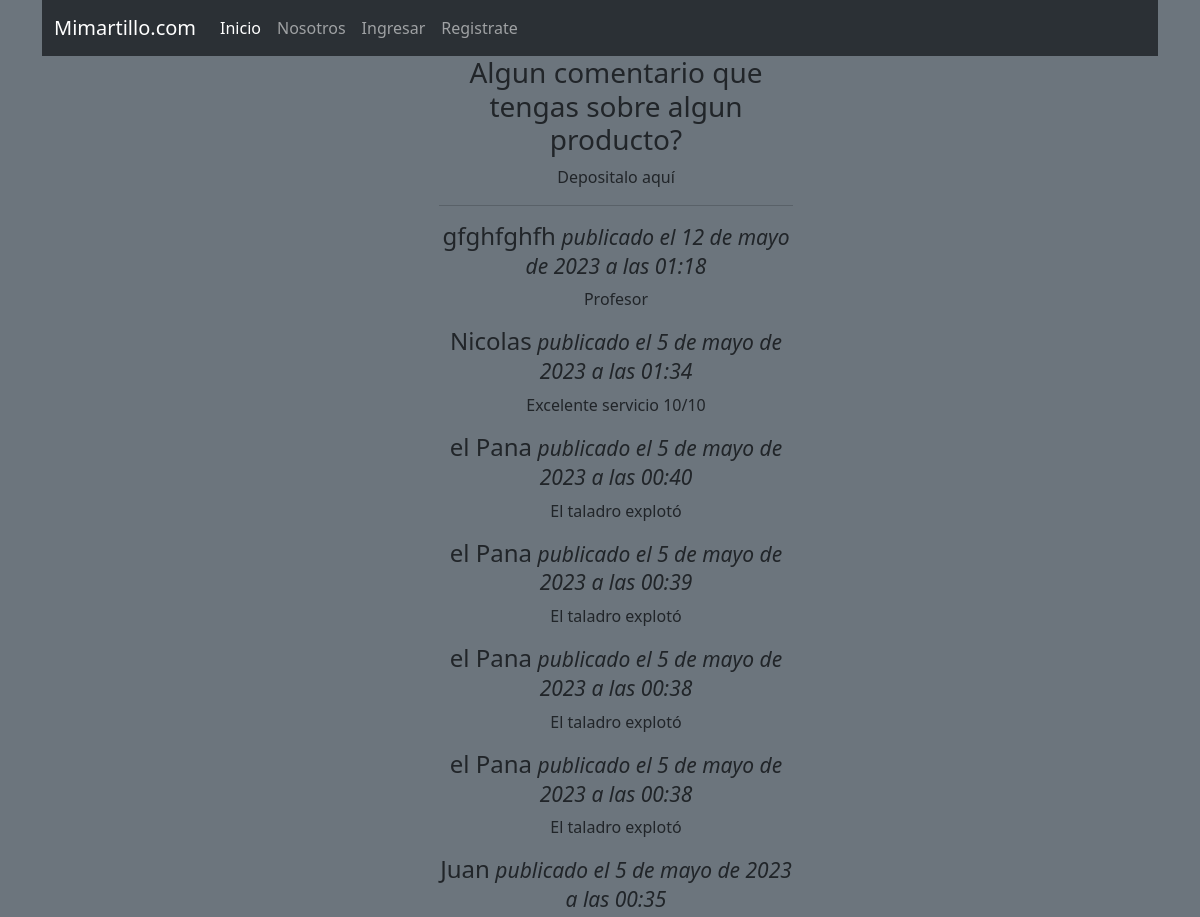
Page /CarritoApp/comentarios/ (upper part) on the earlier database version.
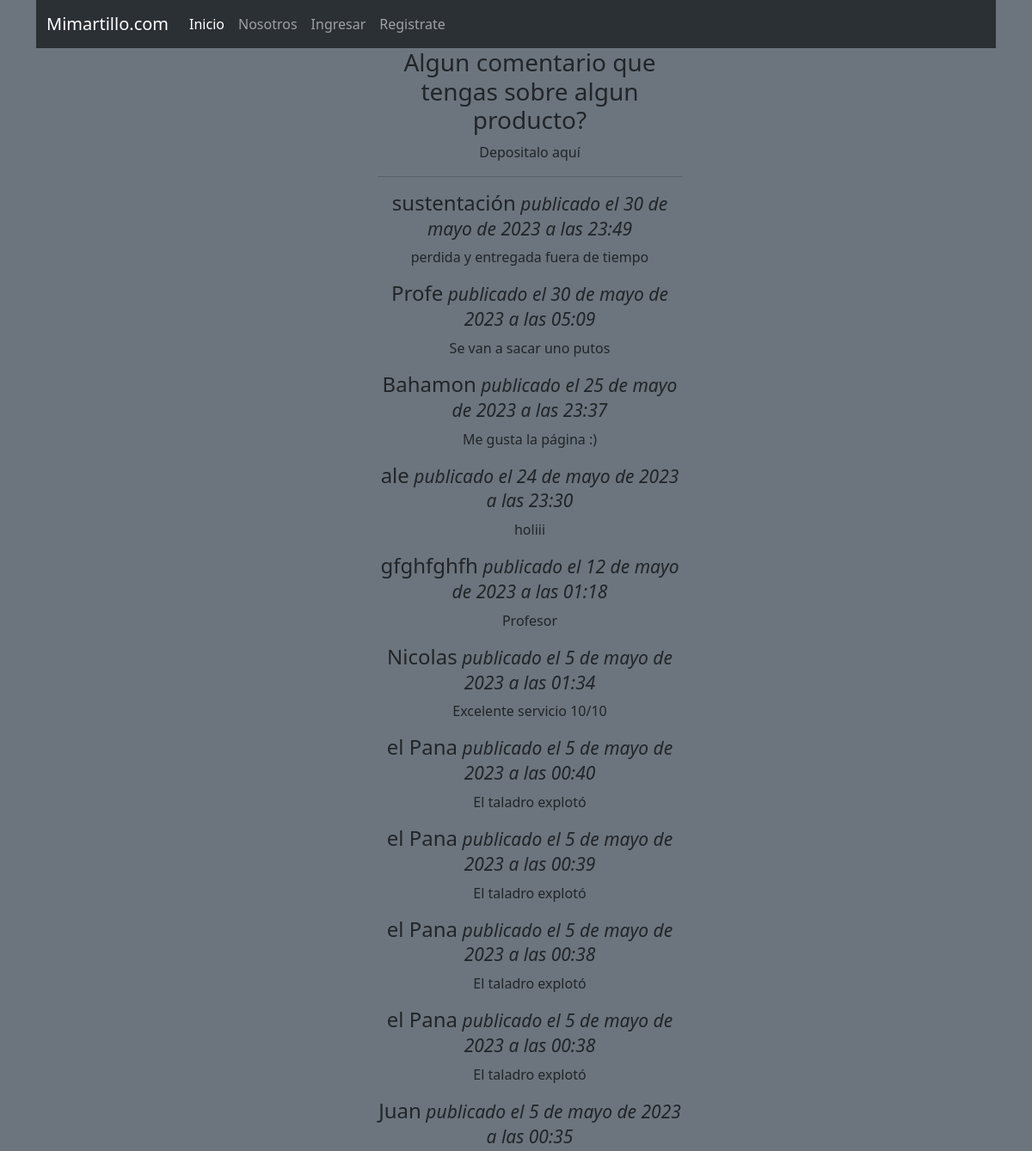
Same page on the later database version.
### CarritoApp/models.py (models this page shows, shortened)
class Comentario(models.Model):
    autor = models.CharField(max_length=200)
    mensaje = models.TextField()
    fecha_publicacion = models.DateTimeField(auto_now_add=True)

### CarritoApp/views.py (the view)
# urls.py: path('comentarios/', comentarios , name='comentarios'),
def comentarios(request):
    comentarios = Comentario.objects.order_by('-fecha_publicacion')
    if request.method == 'POST':
        form = ComentarioForm(request.POST)
        if form.is_valid():
            form.save()
            return redirect('comentarios')
    else:
        form = ComentarioForm()
    return render(request, 'comentarios.html', {'comentarios': comentarios, 'form': form})

### CarritoApp/context_processor.py (called while the page is built)
def total_carrito(request):
    total = 0
    if request.user.is_authenticated:
        if "carrito" in request.session.keys():
            for key, value in request.session["carrito"].items():
                total += int(value["acumulado"])
    return {"total_carrito": total}

### CarritoApp/templates/comentarios.html (shortened to what this page needs)
{% block content %}
{% include 'base.html' %}
<center>
<div class = "container-fluid">
    <div class="col-md-4">
  <center><h3>Algun comentario que tengas sobre algun producto?</h3></center>
  <center>Depositalo aquí</center>
  <hr>
  {% for comentario in comentarios %}
    <div class="media">
      <div class="media-body">
        <h4 class="media-heading">{{ comentario.autor }}<small><i> publicado el {{ comentario.fecha_publicacion }}</i></small></h4>
        <p>{{ comentario.mensaje }}</p>
      </div>
    </div>
  {% empty %}
    <p>No hay comentarios todavía.</p>
  {% endfor %}
    </div>
</div>
</center>
{% endblock %}

### login/templates/base.html (shortened to what this page needs)
<!DOCTYPE html>
<html lang="es">
<head>
{% load static %}
</head>
<link href="https://cdn.jsdelivr.net/npm/bootstrap@5.3.0-alpha3/dist/css/bootstrap.min.css" rel="stylesheet">
<link rel="stylesheet" type="text/css" href="{% static 'css/estilos.css' %}">
<body class="bg-secondary">
    <div class="container">
        <nav class="navbar navbar-expand-lg bg-body-tertiary" data-bs-theme="dark" >
            <div class="container-fluid">
              <a class="navbar-brand" href={% url 'home' %}>Mimartillo.com</a>
              <div class="collapse navbar-collapse" id="navbarSupportedContent">
                <ul class="navbar-nav me-auto mb-2 mb-lg-0">
                  <li class="nav-item">
                    <a class="nav-link active" aria-current="page" href={% url 'home' %}>Inicio</a>
                  </li>
                  <li class="nav-item">
                    <a class="nav-link" href="#">Nosotros</a>
                  </li>
                  {% if request.user.is_authenticated %}
                  <li class="nav-item">
                    <a class="nav-link" href={% url 'Tienda' %}>Productos</a>
                  </li>
                  <li class="nav-item">
                    <a class="nav-link" href={% url 'buscar_productos' %}>Buscar un Producto</a>
                  </li>
                  <li class="nav-item">
                    <a class="nav-link" href={% url 'manuales' %}>Manuales</a>
                  </li>
                    <a class="nav-link" href={% url 'exit' %}>Salir</a>
                  </li>
                  {% else %}
                    <a class="nav-link" href={% url 'login' %}>Ingresar</a>
                  <li class="nav-item">
                    <a class="nav-link" href={% url 'register' %}>Registrate</a>
                  </li>
                  {% endif %}
                </ul>
              </div>
            </div>
          </nav>
    <ul>
</body>
</html>

Differences in the rows shown:
added Comentario: autor "sustentación", fecha_publicacion "30 de mayo de 2023 a las 23:49", mensaje "perdida y entregada fuera de tiempo"
added Comentario: autor "Profe", fecha_publicacion "30 de mayo de 2023 a las 05:09", mensaje "Se van a sacar uno putos"
added Comentario: autor "Bahamon", fecha_publicacion "25 de mayo de 2023 a las 23:37", mensaje "Me gusta la página :)"
added Comentario: autor "ale", fecha_publicacion "24 de mayo de 2023 a las 23:30", mensaje "holiii"
